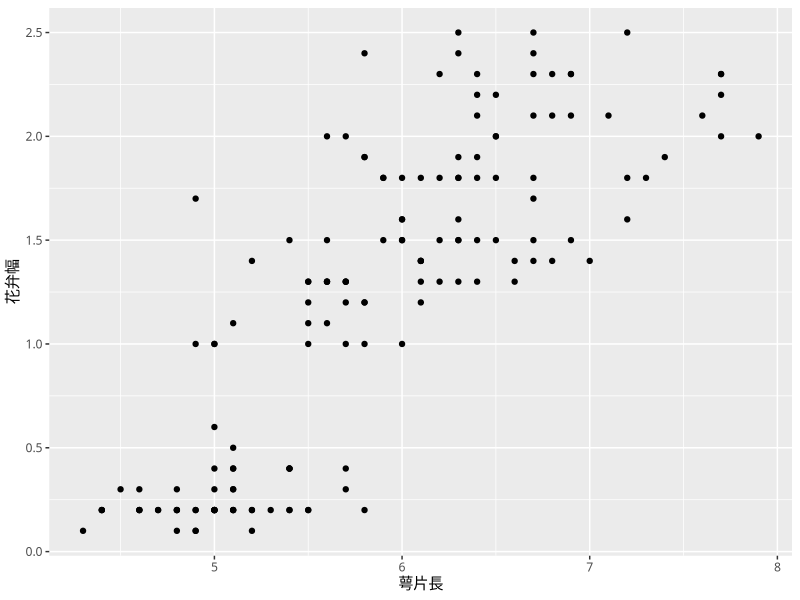

The R script that drew this image:
library(ggplot2)

p <- 
  ggplot(iris) +
  aes(Sepal.Length, Petal.Width) +
  geom_point()
# ggsave(filename = "ggplot_out.png",
#        p)

p_jp <-
  p +
  xlab("萼片長") +
  ylab("花弁幅") +
  theme_gray(base_family = "Osaka")
png("ggplot_out_jp.png", width = 2100, height = 2100, units = "px", res = 300)
p_jp
dev.off()
